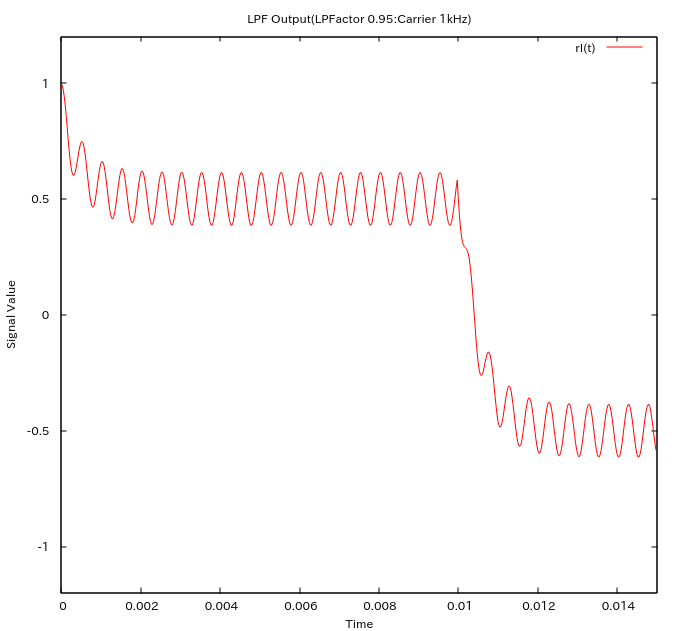

The gnuplot source for this figure:
set title "LPF Output(LPFactor 0.95:Carrier 1kHz)"
set xlabel "Time"  
set ylabel "Signal Value"  
set xrange [0:0.015]  
set yrange [-1.2:1.2]  
plot "2-4res.txt" using 1:2 with lines title "rI(t)"
